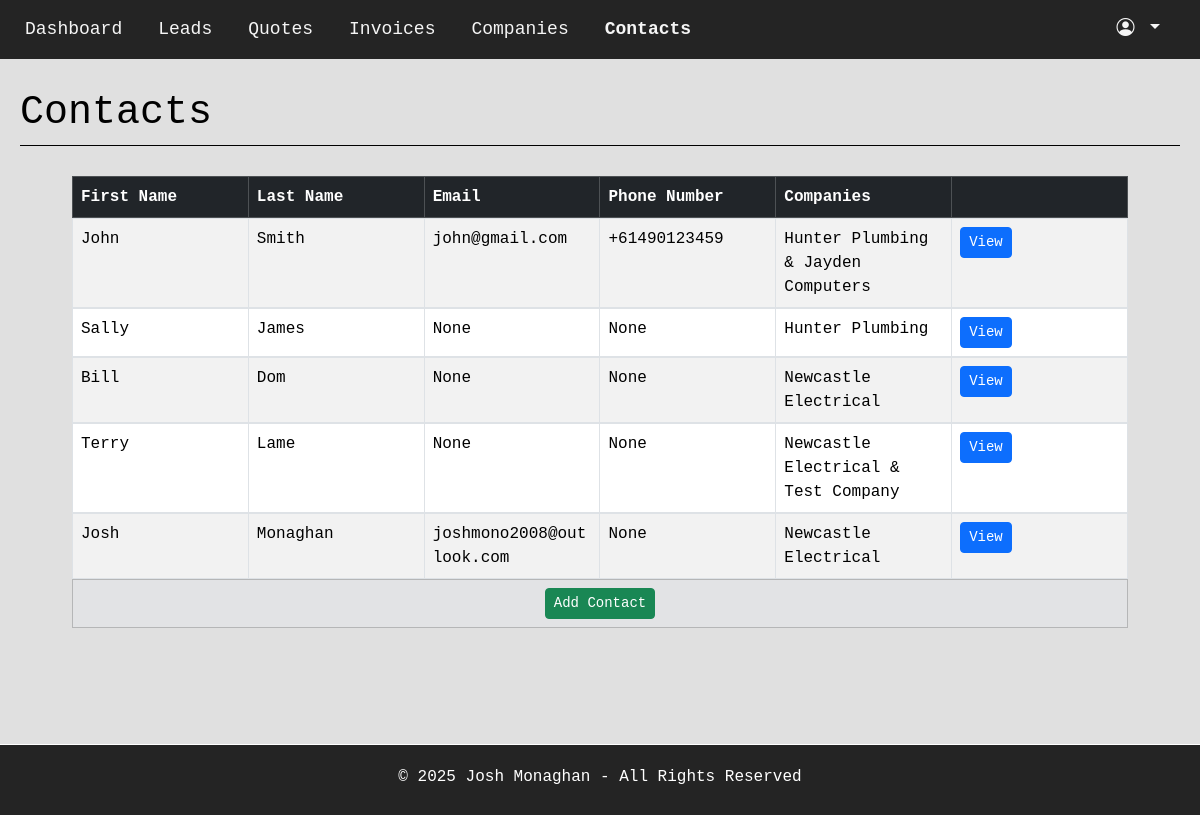
The page /contacts/ (signed in) on the database its author committed.
### majorApp/models.py (models this page shows, shortened)
class Contact(models.Model):
    id = models.UUIDField(default=uuid.uuid4, editable=False, primary_key=True)
    first_name = models.TextField(blank=True, max_length=20, validators=[validate_letters_only])
    last_name = models.TextField(blank=True, max_length=20, validators=[validate_letters_only])
    email = models.EmailField(null=True, blank=True, max_length=50)
    phone_number = PhoneNumberField(region="AU", null=True, blank=True)
    firm = models.ForeignKey("majorApp.Firm", on_delete=models.CASCADE)
    def get_companies(self):
        companies = self.companies.all()
        return concatonate_list_of_strings_with_ampersand(companies)

class Company(models.Model):
    id = models.UUIDField(default=uuid.uuid4, editable=False, primary_key=True)
    name = models.TextField(max_length=30, validators=[validate_letters_only])
    address = models.TextField(null=True, blank=True)
    industry = models.TextField(null=True, blank=True)
    firm = models.ForeignKey("majorApp.Firm", on_delete=models.CASCADE)
    contacts = models.ManyToManyField("majorApp.Contact", related_name='companies', null=True, blank=True)
    def __str__(self):
        return self.name

### majorApp/views.py (the view)
# urls.py: path('contacts/', views.contacts, name='contacts'),
@login_required
def contacts(request):
    if request.user.firm == None:
        return redirect("/create_firm")
    firm_id = request.user.firm.id
    context = {}
    contacts = Contact.objects.filter(firm__id=firm_id)
    context['contacts'] = contacts
    return render(request, "majorApp/contact/contacts.html", context)

### majorApp/utils.py (called while the page is built)
def concatonate_list_of_strings_with_ampersand(list_of_strings):
    if len(list_of_strings) == 1:
        new_string = list_of_strings[0]
    else:
        new_string = ""
        for i, string in enumerate(list_of_strings):
            if i + 2 == len(list_of_strings):
                new_string += f"{string} & "
            elif i + 1 == len(list_of_strings):
                new_string += f"{string}"
            else:
                new_string += f"{string}, "
    return new_string

### majorApp/templates/majorApp/contact/contacts.html (shortened to what this page needs)
{% extends 'majorApp/base.html' %}
{% load static %}
{% block content %}
<div class="HeaderDiv">
    <h1>Contacts</h1>
</div>
<div class="container" style="max-width: 90%;">
    <table class="table table-striped table-bordered table-hover" style="table-layout: fixed; width: 100%;">
        <thead class="table-dark" style="display: table; width: 100%; table-layout: fixed;">
            <tr>
                <th>First Name</th>
                <th>Last Name</th>
                <th>Email</th>
                <th>Phone Number</th>
                <th>Companies</th>
                <th></th>
            </tr>
        </thead>
        <tbody style="display: block; max-height: 600px; overflow-y: auto; width: 100%;">
        {% for contact in contacts %}
            <tr style="display: table; table-layout: fixed; width: 100%;">
                <td>{{ contact.first_name }}</td>
                <td>{{ contact.last_name }}</td>
                <td>{{ contact.email }}</td>
                <td>{{ contact.phone_number }}</td>
                <td>{{ contact.get_companies }}</td>
                <td>
                    <a class="btn btn-sm btn-primary" href="{% url 'contact_detail' contact.id %}">View</a>
                </td>
            </tr>
        {% endfor %}
        </tbody>
        <tfoot class="table-secondary" style="display: table; width: 100%; table-layout: fixed;">
            <tr>
                <td colspan="6" class="text-center fw-bold">
                    <a href="{% url 'contact_create' %}" class="btn btn-sm btn-success">Add Contact</a>
                </td>
            </tr>
        </tfoot>
    </table>
</div>
{% endblock %}

### majorApp/templates/majorApp/base.html (shortened to what this page needs)
{% load static %}
<!DOCTYPE html>
<html lang="en">
    <head>
        <link onload="this.media='all'" media="print"  rel="stylesheet" href="https://cdnjs.cloudflare.com/ajax/libs/font-awesome/6.4.2/css/all.min.css">
        <link href="{% static 'majorApp/css/bootstrap/bootstrap.min.css' %}" rel="stylesheet">
        <link rel="stylesheet" href="https://cdn.jsdelivr.net/npm/bootstrap-icons@1.11.1/font/bootstrap-icons.css">
        <link href="{% static 'majorApp/css/base.css' %}" rel="stylesheet">
    </head>
    <body class="BodyDiv d-flex flex-column min-vh-100">
    <header class="sticky-top">
      <nav class="navbar navbar-expand-lg NavBarDiv"  data-bs-theme="dark">
          <div class="container-fluid">
            <div class="NavBarUlDiv" >
              <ul class="navbar-nav d-flex flex-row flex-wrap">
                <li class="nav-item">
                  <a class="nav-link {% if request.resolver_match.url_name == 'dashboard' %}active{% endif %}" aria-current="page" href="{% url 'dashboard' %}">Dashboard</a>
                </li>
                <li class="nav-item">
                  <a class="nav-link {% if request.resolver_match.url_name == 'leads' %}active{% endif %}" aria-current="page" href="{% url 'leads' %}">Leads</a>
                </li>
                <li class="nav-item">
                  <a class="nav-link {% if request.resolver_match.url_name == 'quotes' %}active{% endif %}" aria-current="page" href="{% url 'quotes' %}">Quotes</a>
                </li>
                <li class="nav-item">
                  <a class="nav-link {% if request.resolver_match.url_name == 'invoices' %}active{% endif %}" aria-current="page" href="{% url 'invoices' %}">Invoices</a>
                </li>
                <li class="nav-item">
                  <a class="nav-link {% if request.resolver_match.url_name == 'companies' %}active{% endif %}" aria-current="page" href="{% url 'companies' %}">Companies</a>
                </li>
                <li class="nav-item">
                  <a class="nav-link {% if request.resolver_match.url_name == 'contacts' %}active{% endif %}" aria-current="page" href="{% url 'contacts' %}">Contacts</a>
                </li>
              </ul>
            </div>
            <ul class="navbar-nav d-flex">
                <li class="nav-item dropdown">
                    <a alt="User Profile Button" class="nav-link dropdown-toggle" href="#" role="button" data-bs-toggle="dropdown" aria-expanded="false" id="userDropdown">
                        <i alt="User Profile Icon" class="bi bi-person-circle"></i>
                    </a>
                </li>
            </ul>
          </div>
        </nav>
      </header>
      <div class="flex-grow-1">
            {% block content %}
            {% endblock %}
      </div>
        <footer>
          <div class="container-fluid FooterDiv">
              <p>© 2025 Josh Monaghan - All Rights Reserved</p>
          </div>
        </footer>
    </body>
</html>

### majorApp/static/majorApp/css/base.css (style rules this page uses)
.BodyDiv { margin: 0%; padding: 0%; font-family: Consolas, monospace; background-color: rgb(224, 224, 224); color: rgb(0, 0, 0); }
.active { color: rgb(0, 0, 0); font-weight: bold; }
.NavBarDiv { background: rgb(36, 36, 36); }
.navbar-nav .nav-link { font-size: 18px; margin-right: 20px; transition: 0.3s ease-in-out; }
.navbar-nav .nav-link:not(.disabled) { color: rgb(245, 245, 245); }
.NavBarUlDiv { margin-left: 5px; }
.FooterDiv { background-color: rgb(36, 36, 36); text-align: center; padding-top: 20px; color: rgb(255, 255, 255); padding-bottom: 10px; border-top: 1px solid rgb(255, 255, 255); margin-top: 100px; }
body { overflow-wrap: break-word; }
.table td { overflow-wrap: break-word; }
.HeaderDiv { display: flex; justify-content: space-between; align-items: center; margin: 30px 20px; border-bottom: black 1px solid; }

### rows shown on the page
Contact: first_name "John", last_name "Smith", email "john@gmail.com", phone_number "+61490123459", get_companies "Hunter Plumbing & Jayden Computers"
Contact: first_name "Sally", last_name "James", email "None", phone_number "None", get_companies "Hunter Plumbing"
Contact: first_name "Bill", last_name "Dom", email "None", phone_number "None", get_companies "Newcastle Electrical"
Contact: first_name "Terry", last_name "Lame", email "None", phone_number "None", get_companies "Newcastle Electrical & Test Company"
Contact: first_name "Josh", last_name "Monaghan", email "joshmono2008@outlook.com", phone_number "None", get_companies "Newcastle Electrical"
